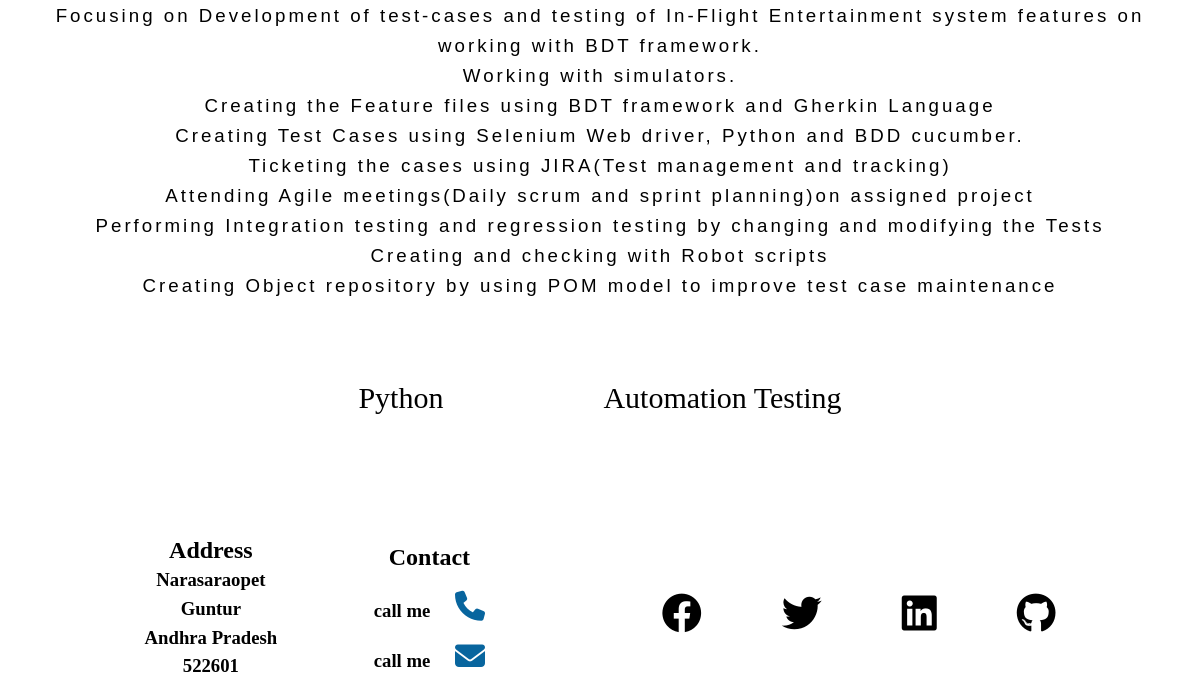
Before: //1 (lower part) with the older database file.
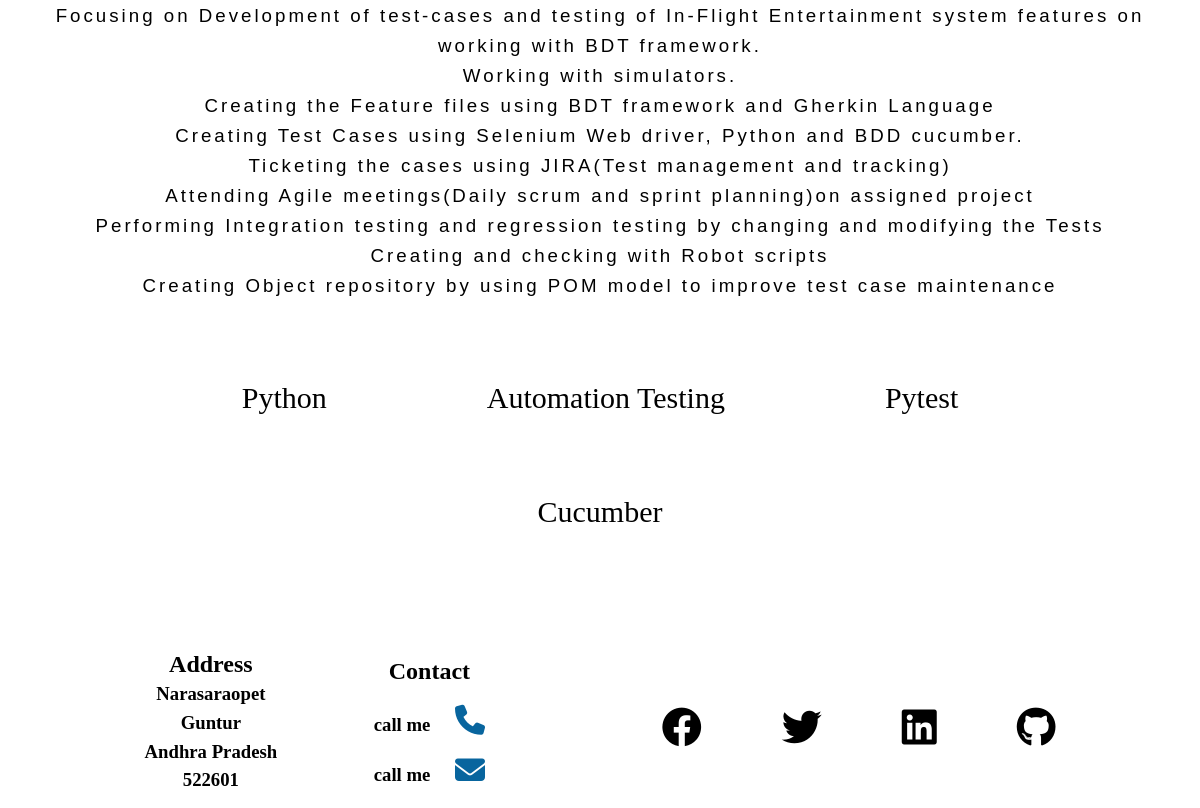
After: the same page with the newer database file.
### mypage/models.py (models this page shows)
class Skills(models.Model):
    skill_name = models.CharField(max_length=100)
    skill_img = models.ImageField(upload_to='media')
    skill_quote = models.CharField(max_length=350)
    skill_desc = models.TextField(max_length=10000)
    def __str__(self):
        return self.skill_name
    class Meta:
        verbose_name_plural = 'Skills'

### mypage/views.py (the view)
# urls.py: path('/<int:pk>',views.singleproject,name='singleproject'),
def singleproject(request,pk):
    project = Projects.objects.get(pk=pk)
    skills = project.project_skills.all()
    context = {'project':project,'skills':skills}
    return render(request,'singleproject.html',context)

### mypage/templates/singleproject.html (shortened to what this page needs)
{% extends 'base.html' %}
{% load static %}
{% block content %}
<section class="singleproject">
    <div class="roles">
        <h3>{{project.project_roles}}</h3>
    </div>
    <div class="single-project-skills">
        <ul>
            {% for skill in skills %}
            <li><a href="{% url 'singleskill' skill.id %}">{{skill}}</a></li>
            {% endfor %}
        </ul>
    </div>
</section>
<br>
<br>
{% endblock %}

Changed rows visible on the page:
now on this page (row unchanged): Skills: skill_name "Pytest"
added Skills: skill_name "Cucumber"
